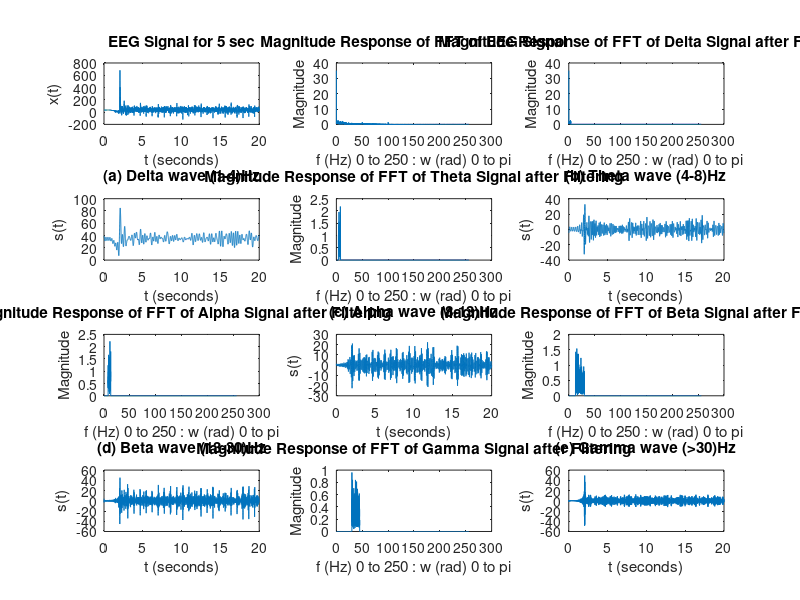
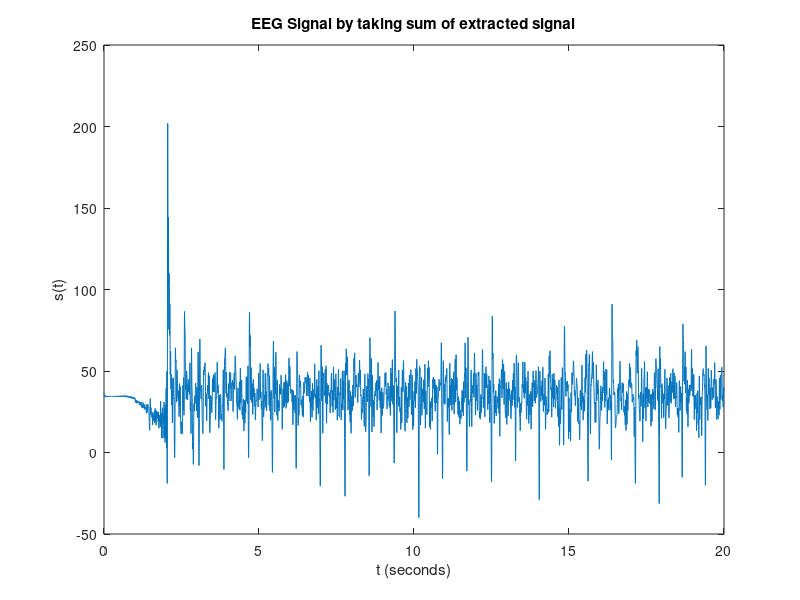

MATLAB code for these plots, in order:
%%%%%%%%%%%%% Load EEG Signal into Matlab workspace %%%%%%%%%%%%%%%%

EEG = load('umar1.mat');
L = length(EEG.umar1);      % Length of signal 20 sec
Fs = L/20;              % sampling freq is 512/sec
T = 1/Fs;               % sampling period
t = 0:T:((L-1)*T);      % time vector
subplot(4,3,1);
plot(t,EEG.umar1);
title('EEG Signal for 5 sec')
xlabel('t (seconds)')
ylabel('x(t)')






%%%%%%%%%%%%%%% Calculate FFT of EEG Signal %%%%%%%%%%%%%%%%%%%%%%%%%

                       
X_fourier_Transform = (fft(EEG.umar1,L)/L);     % fft is divided by L for normalization

freq = Fs * linspace(0, 0.5, (L/2)+1);

subplot(4,3,2);
plot(freq ,abs(X_fourier_Transform(1:length(freq))) );
title('Magnitude Response of FFT of EEG Signal')
xlabel('f (Hz) 0 to 250 : w (rad) 0 to pi')
ylabel('Magnitude')


%%%%%%%%%%%%%%%%%%%%%%%%%%%%%%%%%%%%%%%%%%%%%%%%%%%%%%%%%%%%%%%%%%%%%%%%%

for w=1:1:L
    
    if (w >= 1 && w <= 4*20)
        Delta_Frequencies(w) = 1;
        Theta_Frequencies(w) = 0;
        Alpha_Frequencies(w) = 0;
        Beta_Frequencies(w) = 0;
        Gamma_Frequencies(w) = 0;
    elseif (w >= 4*20 && w <= 8*20)
        Delta_Frequencies(w) = 0;
        Theta_Frequencies(w) = 1;
        Alpha_Frequencies(w) = 0;
        Beta_Frequencies(w) = 0;
        Gamma_Frequencies(w) = 0;
    elseif (w >= 8*20 && w <= 13*20)
        Delta_Frequencies(w) = 0;
        Theta_Frequencies(w) = 0;
        Alpha_Frequencies(w) = 1;
        Beta_Frequencies(w) = 0;
        Gamma_Frequencies(w) = 0;
    elseif (w >= 13*20 && w <= 30*20)
        Delta_Frequencies(w) = 0;
        Theta_Frequencies(w) = 0;
        Alpha_Frequencies(w) = 0;
        Beta_Frequencies(w) = 1;
        Gamma_Frequencies(w) = 0;
    elseif (w >= 30*20 && w <= 45*20)
        Delta_Frequencies(w) = 0;
        Theta_Frequencies(w) = 0;
        Alpha_Frequencies(w) = 0;
        Beta_Frequencies(w) = 0;
        Gamma_Frequencies(w) = 1;    
    else
        Delta_Frequencies(w) = 0;
        Theta_Frequencies(w) = 0;
        Alpha_Frequencies(w) = 0;
        Beta_Frequencies(w) = 0;
        Gamma_Frequencies(w) = 0;
    end
    
end





%%%%%%%%%%%%%%%%%%%  Filtering FFT for Signal Components %%%%%%%%%%%%%%%%%%%%%%%%%

Filtered_FFT_1 = X_fourier_Transform .* Delta_Frequencies ;
Filtered_FFT_2 = X_fourier_Transform .* Theta_Frequencies ;
Filtered_FFT_3 = X_fourier_Transform .* Alpha_Frequencies ;
Filtered_FFT_4 = X_fourier_Transform .* Beta_Frequencies ;
Filtered_FFT_5 = X_fourier_Transform .* Gamma_Frequencies ;



%%%%%%%% Plot Magnitude Response of Filtered FFT of Delta Signal %%%%%%%%%

subplot(4,3,3);
plot(freq ,abs(Filtered_FFT_1(1:length(freq))) );
title('Magnitude Response of FFT of Delta Signal after Filtering')
xlabel('f (Hz) 0 to 250 : w (rad) 0 to pi')
ylabel('Magnitude')



%%%%%%%%%%%%%%%%%% Calculating the Delta signal using IFFT %%%%%%%%%%%%%%%%%%

Delta_Signal = ifft(Filtered_FFT_1,L)*L;             % ifft is multiplied by L to counter the normaliztion done while taking fft
subplot(4,3,4);
plot(t,Delta_Signal)
% title('Delta Signal by taking IFFT of Flitered FFT')
title('(a) Delta wave (1-4)Hz')
xlabel('t (seconds)')
ylabel('s(t)')

%%%%%%%% Plot Magnitude Response of Filtered FFT of theta Signal %%%%%%%%%

subplot(4,3,5);
plot(freq ,abs(Filtered_FFT_2(1:length(freq))) );
title('Magnitude Response of FFT of Theta Signal after Filtering')
xlabel('f (Hz) 0 to 250 : w (rad) 0 to pi')
ylabel('Magnitude')



%%%%%%%%%%%%%%%%%% Calculating the theta signal using IFFT %%%%%%%%%%%%%%%%%%

Theta_Signal = ifft(Filtered_FFT_2,L)*L;             % ifft is multiplied by L to counter the normaliztion done while taking fft
subplot(4,3,6);
plot(t,Theta_Signal)
% title('Theta Signal by taking IFFT of Flitered FFT')
title('(b) Theta wave (4-8)Hz')
xlabel('t (seconds)')
ylabel('s(t)')



%%%%%%%% Plot Magnitude Response of Filtered FFT of Alpha Signal %%%%%%%%%

subplot(4,3,7);
plot(freq ,abs(Filtered_FFT_3(1:length(freq))) );
title('Magnitude Response of FFT of Alpha Signal after Filtering')
xlabel('f (Hz) 0 to 250 : w (rad) 0 to pi')
ylabel('Magnitude')



%%%%%%%%%%%%%%%%%% Calculating the Alpha signal using IFFT %%%%%%%%%%%%%%%%%%

Alpha_Signal = ifft(Filtered_FFT_3,L)*L;             % ifft is multiplied by L to counter the normaliztion done while taking fft
subplot(4,3,8);
plot(t,Alpha_Signal)
% title('Alpha Signal by taking IFFT of Flitered FFT')
title('(c) Alpha wave (8-13)Hz')
xlabel('t (seconds)')
ylabel('s(t)')




%%%%%%%% Plot Magnitude Response of Filtered FFT of Beta Signal %%%%%%%%%

subplot(4,3,9);
plot(freq ,abs(Filtered_FFT_4(1:length(freq))) );
title('Magnitude Response of FFT of Beta Signal after Filtering')
xlabel('f (Hz) 0 to 250 : w (rad) 0 to pi')
ylabel('Magnitude')



%%%%%%%%%%%%%%%%%% Calculating the Beta signal using IFFT %%%%%%%%%%%%%%%%%%

Beta_Signal = ifft(Filtered_FFT_4,L)*L;             % ifft is multiplied by L to counter the normaliztion done while taking fft
subplot(4,3,10);
plot(t,Beta_Signal)
% title('Beta Signal by taking IFFT of Flitered FFT')
title('(d) Beta wave (13-30)Hz')
xlabel('t (seconds)')
ylabel('s(t)')


%%%%%%%% Plot Magnitude Response of Filtered FFT of Gamma Signal %%%%%%%%%

subplot(4,3,11);
plot(freq ,abs(Filtered_FFT_5(1:length(freq))) );
title('Magnitude Response of FFT of Gamma Signal after Filtering')
xlabel('f (Hz) 0 to 250 : w (rad) 0 to pi')
ylabel('Magnitude')



%%%%%%%%%%%%%%%%%% Calculating the Gamma signal using IFFT %%%%%%%%%%%%%%%%%%

Gamma_Signal = ifft(Filtered_FFT_5,L)*L;             % ifft is multiplied by L to counter the normaliztion done while taking fft
subplot(4,3,12);
plot(t,Gamma_Signal)
% title('Gamma Signal by taking IFFT of Flitered FFT')
title('(e) Gamma wave (>30)Hz')
xlabel('t (seconds)')
ylabel('s(t)')




EEG_Signal = Delta_Signal + Theta_Signal + Alpha_Signal + Beta_Signal + Gamma_Signal;
%subplot(4,3,12);
figure 
plot(t,EEG_Signal)
title('EEG Signal by taking sum of extracted signal')
xlabel('t (seconds)')
ylabel('s(t)')